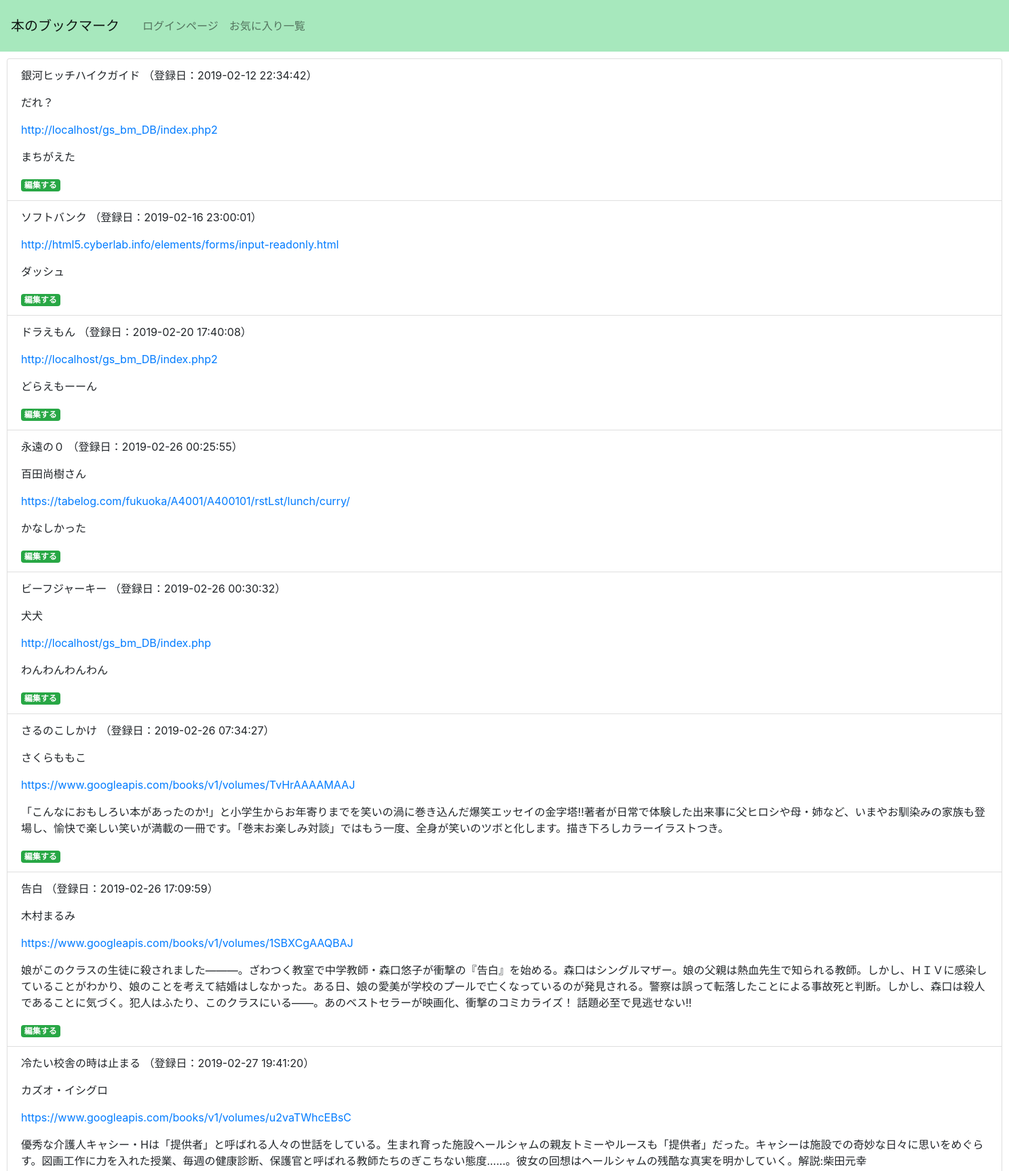
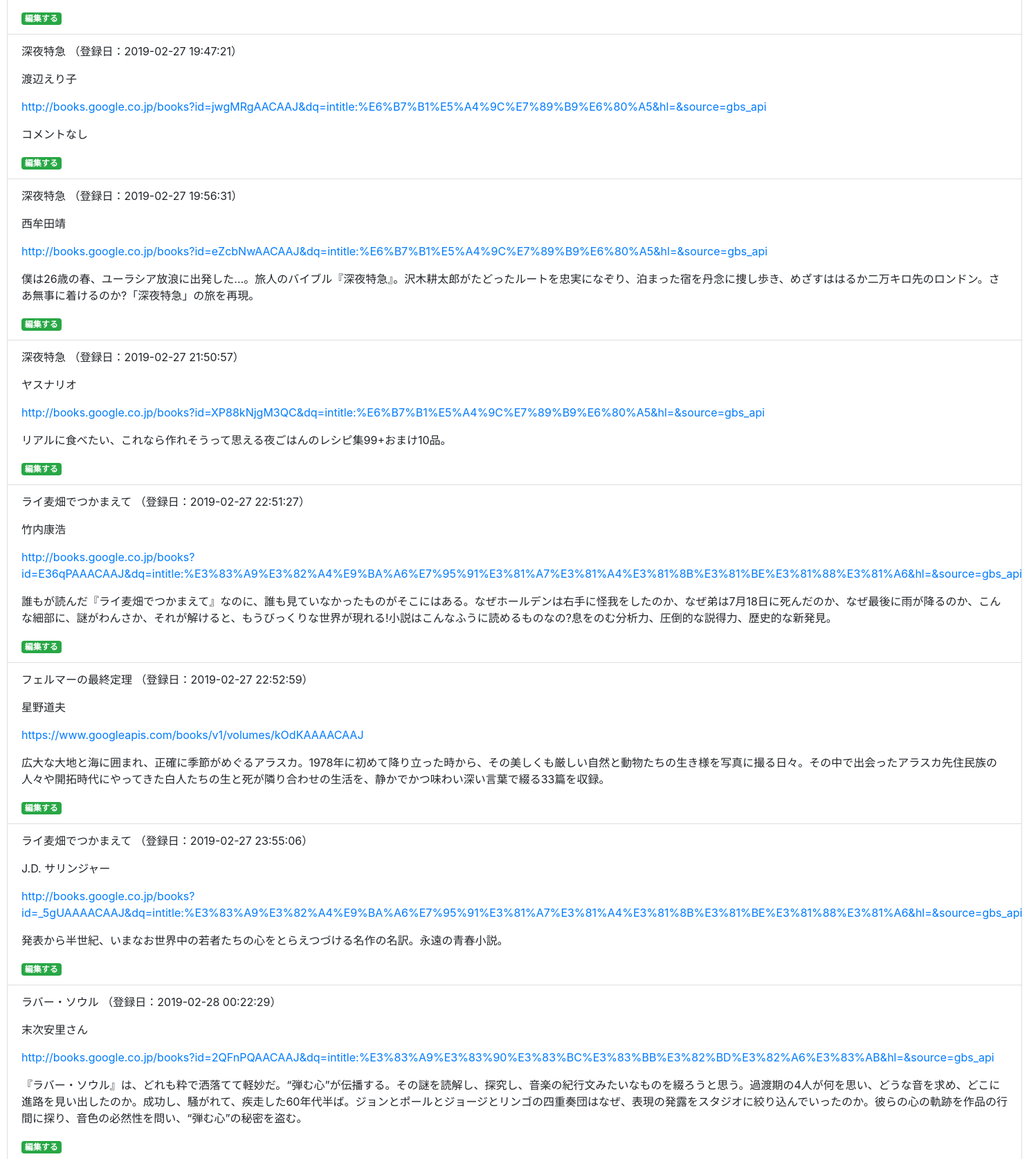
Screenshot of /select_nologin.php (upper part) with the database file from the repository (2 pictures, top to bottom).
### tables this page shows
CREATE TABLE `gs_bm_table` (
  `id` int(12) NOT NULL,
  `title` varchar(64) NOT NULL,
  `author` varchar(128) NOT NULL,
  `url` text NOT NULL,
  `comment` text,
  `indate` datetime NOT NULL
);

### select_nologin.php (the view, shortened to what this page needs)
<?php
include('functions.php');
$menuNon = menuNon();
$pdo = db_conn();
$sql = ' SELECT * FROM gs_bm_table';
$stmt = $pdo->prepare($sql);
$status = $stmt->execute();
$view='';
if ($status==false) {
    $error = $stmt->errorInfo();
    exit('sqlError:'.$error[2]);
} else {
    while ($result = $stmt->fetch(PDO::FETCH_ASSOC)) {
        $view .= '<li class="list-group-item">';
        $view .= '<p>'.$result['title'].' （登録日：'.$result['indate'].'）</p>';
        $view .= '<p>'.$result['author'].'</p>';
        $view .= '<p><a href="'.$result['url'].'">'.$result['url'].'</a></p>';
        $view .= '<p>'.$result['comment'].'</p>';
        $view .= '<a href="detail_nologin.php?id='.$result['id'].'" class="badge badge-success">編集する</a>';
        $view .= '</li>';
    }
}
?>
<!DOCTYPE html>
<html lang="ja">
<head>
    <link rel="stylesheet" href="https://stackpath.bootstrapcdn.com/bootstrap/4.2.1/css/bootstrap.min.css">
    <link rel="stylesheet" href="css/style.css">
</head>
<body>
    <header>
        <nav class="navbar navbar-expand-lg navbar-light bg-light bg_green">
            <a class="navbar-brand" href="#">本のブックマーク</a>
            <div class="collapse navbar-collapse" id="navbarNav">
                <ul class="navbar-nav">
                    <?=$menuNon?>
                </ul>
            </div>
        </nav>
    </header>
    <div>
        <ul class="list-group">
            <?=$view?>
        </ul>
    </div>
</body>
</html>

### functions.php (shortened to what this page needs)
<?php
function menuNon()
{
    $menuNon = '<li class="nav-item"><a class="nav-link" href="bm_login.php">ログインページ</a></li>';
    $menuNon .= '<li class="nav-item"><a class="nav-link" href="select_nologin.php">お気に入り一覧</a></li>';
    return $menuNon;
}

### css/style.css (style rules this page uses)
div { padding: 10px; font-size: 16px; }
header nav.bg_green { background-color: #A7E8BD !important; }

### rows the page displays
gs_bm_table: title "銀河ヒッチハイクガイド", indate "2019-02-12 22:34:42", author "だれ？", url "http://localhost/gs_bm_DB/index.php2", comment "まちがえた"
gs_bm_table: title "ソフトバンク", indate "2019-02-16 23:00:01", url "http://html5.cyberlab.info/elements/forms/input-readonly.html", comment "ダッシュ"
gs_bm_table: title "ドラえもん", indate "2019-02-20 17:40:08", url "http://localhost/gs_bm_DB/index.php2", comment "どらえもーーん"
gs_bm_table: title "永遠の０", indate "2019-02-26 00:25:55", author "百田尚樹さん", url "https://tabelog.com/fukuoka/A4001/A400101/rstLst/lunch/curry/", comment "かなしかった"
gs_bm_table: title "ビーフジャーキー", indate "2019-02-26 00:30:32", author "犬犬", url "http://localhost/gs_bm_DB/index.php", comment "わんわんわんわん"
gs_bm_table: title "さるのこしかけ", indate "2019-02-26 07:34:27", author "さくらももこ", url "https://www.googleapis.com/books/v1/volumes/TvHrAAAAMAAJ", comment "「こんなにおもしろい本があったのか!」と小学生からお年寄りまでを笑いの渦に巻き込んだ爆笑エッセイの金字塔!!著者が日常で体験した出来事に父ヒロシや母・姉など、いまやお馴染みの家族も登場し、愉快で楽しい笑いが満載の一冊です。「巻末お楽しみ対談」ではもう一度、全身が笑いのツボと化します。描き下ろしカラーイラストつき。"
gs_bm_table: title "告白", indate "2019-02-26 17:09:59", author "木村まるみ", url "https://www.googleapis.com/books/v1/volumes/1SBXCgAAQBAJ", comment "娘がこのクラスの生徒に殺されました———。ざわつく教室で中学教師・森口悠子が衝撃の『告白』を始める。森口はシングルマザー。娘の父親は熱血先生で知られる教師。しかし、ＨＩＶに感染していることがわかり、娘のことを考えて結婚はしなかった。ある日、娘の愛美が学校のプールで亡くなっているのが発見される。警察は誤って転落したことによる事故死と判断。しかし、森口は殺人であることに気づく。犯人はふたり、このクラスにいる——。あのベストセラーが映画化、衝撃のコミカライズ！ 話題必至で見逃せない!!"
gs_bm_table: title "冷たい校舎の時は止まる", indate "2019-02-27 19:41:20", author "カズオ・イシグロ", url "https://www.googleapis.com/books/v1/volumes/u2vaTWhcEBsC", comment "優秀な介護人キャシー・Hは「提供者」と呼ばれる人々の世話をしている。生まれ育った施設へールシャムの親友トミーやルースも「提供者」だった。キャシーは施設での奇妙な日々に思いをめぐらす。図画工作に力を入れた授業、毎週の健康診断、保護官と呼ばれる教師たちのぎこちない態度......。彼女の回想はヘールシャムの残酷な真実を明かしていく。解説:柴田元幸"
gs_bm_table: title "深夜特急", indate "2019-02-27 19:47:21", author "渡辺えり子", url "http://books.google.co.jp/books?id=jwgMRgAACAAJ&dq=intitle:%E6%B7%B1%E5%A4%9C%E7%89%B9%E6%80%A5&hl=&source=gbs_api", comment "コメントなし"
gs_bm_table: title "深夜特急", indate "2019-02-27 19:56:31", author "西牟田靖", url "http://books.google.co.jp/books?id=eZcbNwAACAAJ&dq=intitle:%E6%B7%B1%E5%A4%9C%E7%89%B9%E6%80%A5&hl=&source=gbs_api", comment "僕は26歳の春、ユーラシア放浪に出発した...。旅人のバイブル『深夜特急』。沢木耕太郎がたどったルートを忠実になぞり、泊まった宿を丹念に捜し歩き、めざすははるか二万キロ先のロンドン。さあ無事に着けるのか?「深夜特急」の旅を再現。"
gs_bm_table: title "深夜特急", indate "2019-02-27 21:50:57", author "ヤスナリオ", url "http://books.google.co.jp/books?id=XP88kNjgM3QC&dq=intitle:%E6%B7%B1%E5%A4%9C%E7%89%B9%E6%80%A5&hl=&source=gbs_api", comment "リアルに食べたい、これなら作れそうって思える夜ごはんのレシピ集99+おまけ10品。"
gs_bm_table: title "ライ麦畑でつかまえて", indate "2019-02-27 22:51:27", author "竹内康浩", url "http://books.google.co.jp/books?id=E36qPAAACAAJ&dq=intitle:%E3%83%A9%E3%82%A4%E9%BA%A6%E7%95%91%E3%81%A7%E3%81%A4%E3%81%8B%E3%81%BE%E3%81%88%E3%81%A6&hl=&source=gbs_api", comment "誰もが読んだ『ライ麦畑でつかまえて』なのに、誰も見ていなかったものがそこにはある。なぜホールデンは右手に怪我をしたのか、なぜ弟は7月18日に死んだのか、なぜ最後に雨が降るのか、こんな細部に、謎がわんさか、それが解けると、もうびっくりな世界が現れる!小説はこんなふうに読めるものなの?息をのむ分析力、圧倒的な説得力、歴史的な新発見。"
gs_bm_table: title "フェルマーの最終定理", indate "2019-02-27 22:52:59", author "星野道夫", url "https://www.googleapis.com/books/v1/volumes/kOdKAAAACAAJ", comment "広大な大地と海に囲まれ、正確に季節がめぐるアラスカ。1978年に初めて降り立った時から、その美しくも厳しい自然と動物たちの生き様を写真に撮る日々。その中で出会ったアラスカ先住民族の人々や開拓時代にやってきた白人たちの生と死が隣り合わせの生活を、静かでかつ味わい深い言葉で綴る33篇を収録。"
gs_bm_table: title "ライ麦畑でつかまえて", indate "2019-02-27 23:55:06", author "J.D. サリンジャー", url "http://books.google.co.jp/books?id=_5gUAAAACAAJ&dq=intitle:%E3%83%A9%E3%82%A4%E9%BA%A6%E7%95%91%E3%81%A7%E3%81%A4%E3%81%8B%E3%81%BE%E3%81%88%E3%81%A6&hl=&source=gbs_api", comment "発表から半世紀、いまなお世界中の若者たちの心をとらえつづける名作の名訳。永遠の青春小説。"
gs_bm_table: title "ラバー・ソウル", indate "2019-02-28 00:22:29", author "末次安里さん", url "http://books.google.co.jp/books?id=2QFnPQAACAAJ&dq=intitle:%E3%83%A9%E3%83%90%E3%83%BC%E3%83%BB%E3%82%BD%E3%82%A6%E3%83%AB&hl=&source=gbs_api", comment "『ラバー・ソウル』は、どれも粋で洒落てて軽妙だ。“弾む心”が伝播する。その謎を読解し、探究し、音楽の紀行文みたいなものを綴ろうと思う。過渡期の4人が何を思い、どうな音を求め、どこに進路を見い出したのか。成功し、騒がれて、疾走した60年代半ば。ジョンとポールとジョージとリンゴの四重奏団はなぜ、表現の発露をスタジオに絞り込んでいったのか。彼らの心の軌跡を作品の行間に探り、音色の必然性を問い、“弾む心”の秘密を盗む。"
